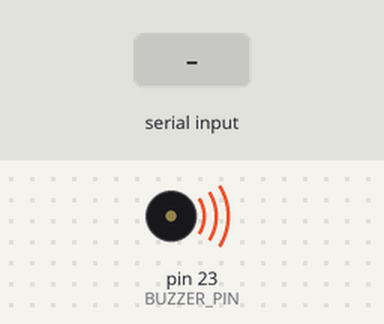
Bench run of a sketch on a simulated Arduino Mega 2560, built with avr-gcc and run on an emulated ATmega2560. Parts: buzzer (waves = sounding, pin HIGH). Inputs (shaded band) come from the test bench.

Above: at 1.2 s.
1.3 s: "1" received over Serial
At 2.5 s:
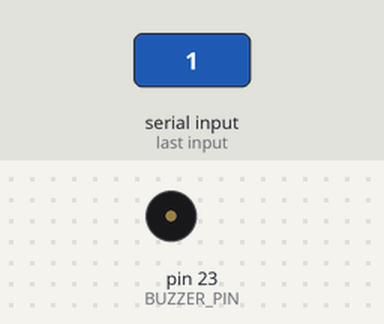
2.8 s: "0" received over Serial
At 3.7 s:
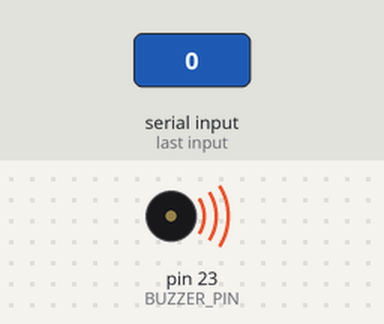
Timing chart, 0 to 5.8 s (numbered marks = the images above; inputs shaded):
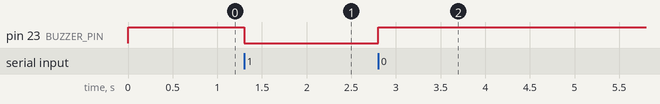

The sketch:

sample_buzzer.ino
```cpp
#define BUZZER_PIN 23

void setup() {
  pinMode(BUZZER_PIN, OUTPUT);
  digitalWrite(BUZZER_PIN, HIGH);  // OFF initially
  Serial.begin(115200);
}

void loop() {
  if (Serial.available()) {
    char data = Serial.read();

    if (data == '1') {
      digitalWrite(BUZZER_PIN, LOW);   // ON
    }
    else if (data == '0') {
      digitalWrite(BUZZER_PIN, HIGH);  // OFF
    }
  }
}
```

Measured:
- after the input at 1.3 s, pin 23 (BUZZER_PIN): HIGH → LOW at once
- after the input at 2.8 s, pin 23 (BUZZER_PIN): LOW → HIGH at once
